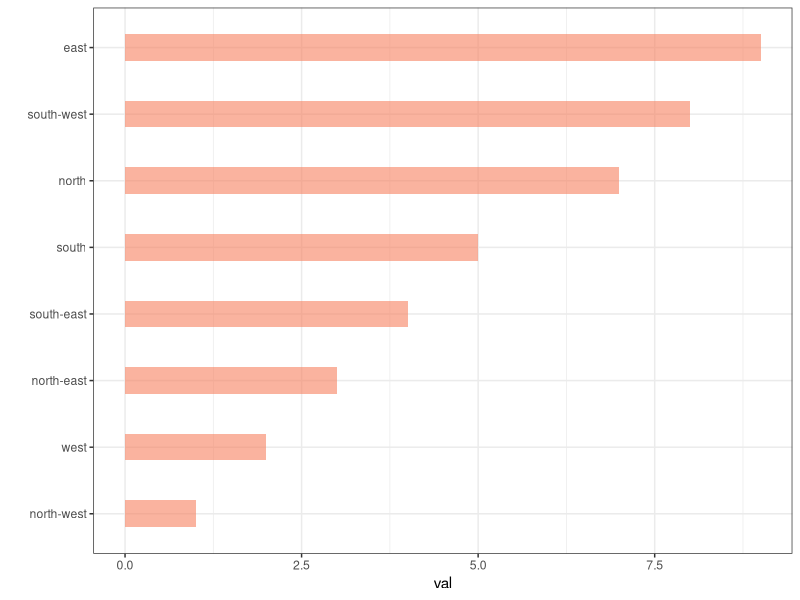
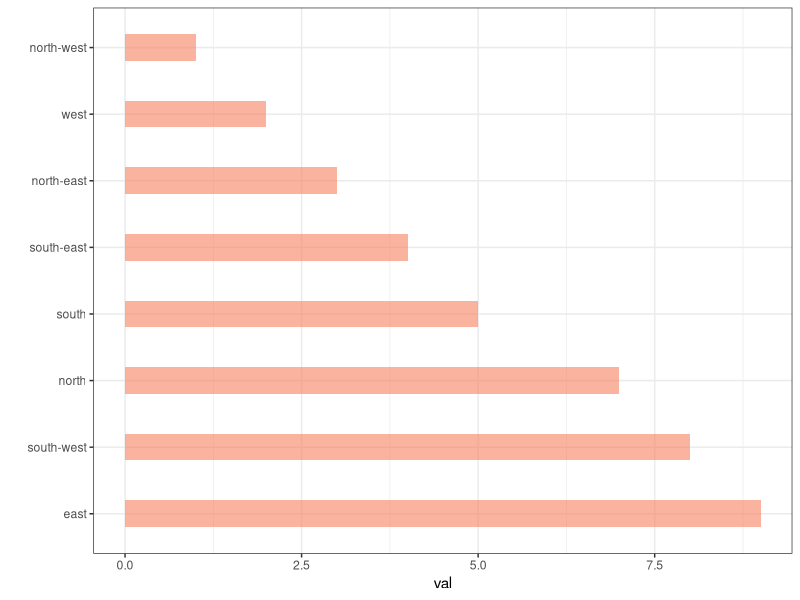

These figures' R source, in order:
library(ggplot2)
library(dplyr)
library(forcats)
# Dataset 1: one value per group
data <- data.frame(
  name=c("north","south","south-east","north-west","south-west","north-east","west","east"),
  val=sample(seq(1,10), 8 )
)
data

# Reorder following the value of another column:
data %>%
  mutate(name = fct_reorder(name, val)) %>%
  ggplot( aes(x=name, y=val)) +
  geom_bar(stat="identity", fill="#f68060", alpha=.6, width=.4) +
  coord_flip() +
  xlab("") +
  theme_bw()

# Reverse side
data %>%
  mutate(name = fct_reorder(name, desc(val))) %>%
  ggplot( aes(x=name, y=val)) +
  geom_bar(stat="identity", fill="#f68060", alpha=.6, width=.4) +
  coord_flip() + # 横纵坐标转换
  xlab("") +
  theme_bw()